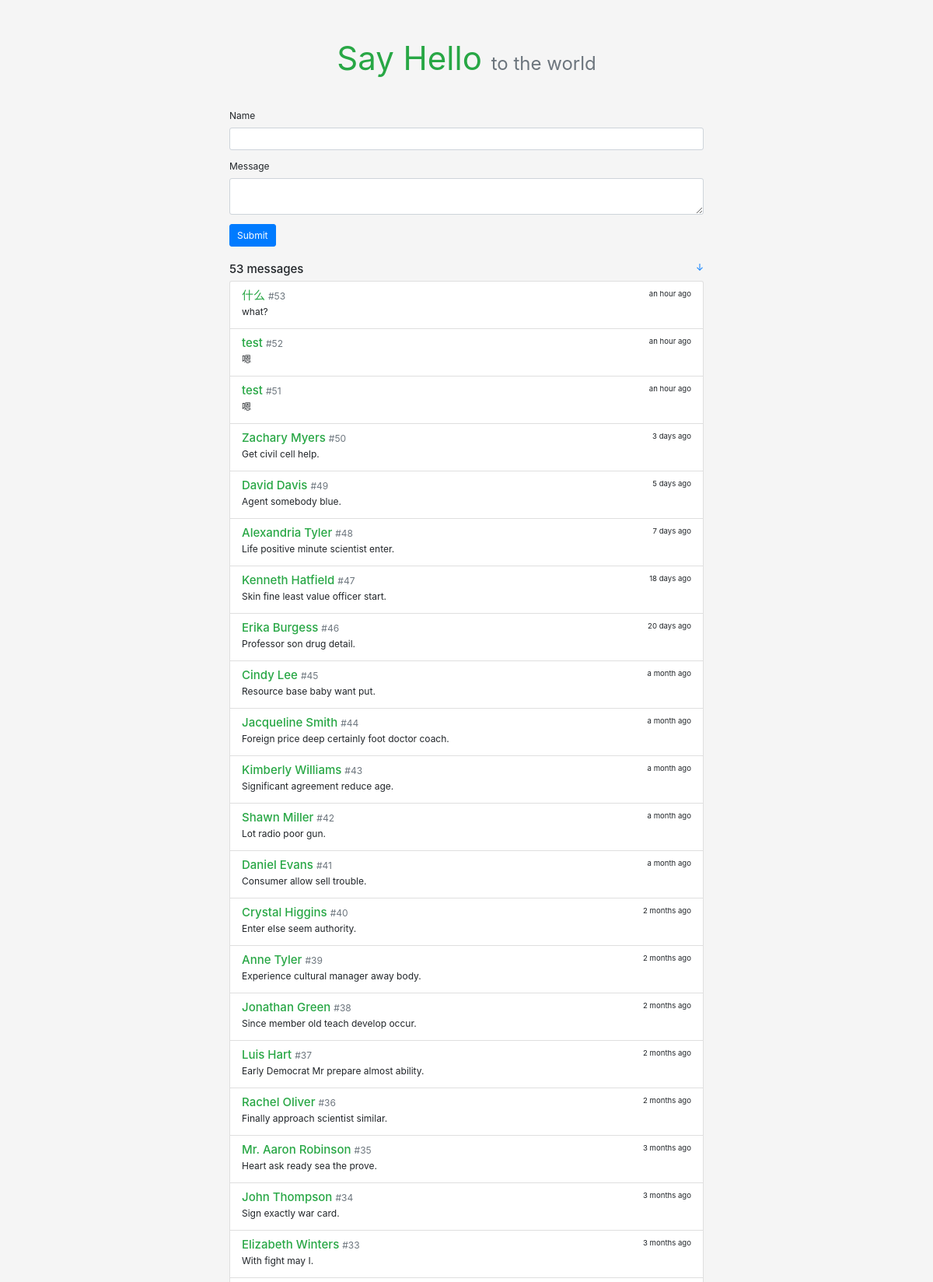
The page / (upper part) on the database its author committed.
### sayhello/models.py (models this page shows)
class Message(db.Model):
    id = db.Column(db.Integer, primary_key=True)
    body = db.Column(db.String(200))
    name = db.Column(db.String(20))
    timestamp = db.Column(db.DateTime, default=datetime.now, index=True)

### sayhello/views.py (the view, shortened to what this page needs)
@app.route('/', methods=['GET', 'POST'])
def index():
    form = HelloForm()
    messages = Message.query.order_by(Message.timestamp.desc()).all()
    return render_template('index.html', form=form, messages=messages)

### sayhello/forms.py
class HelloForm(FlaskForm):
    name = StringField('Name', validators=[DataRequired(), length(1, 20)])
    body = TextAreaField('Message', validators=[
                         DataRequired(), length(1, 200)])
    submit = SubmitField()

### sayhello/templates/index.html
{% extends 'base.html' %} {% from 'bootstrap/form.html' import render_form %} {%
block content %}
<div class="hello-form">
  {{ render_form(form, action=request.full_path) }}
</div>
<h5>
  {{ messages | length }} messages
  <small class="float-right">
    <a href="#bottom" title="Go Bottom">&darr;</a>
  </small>
</h5>
<div class="list-group">
  {% for message in messages %}
  <a class="list-group-item list-group-item-action flex-column">
    <div class="d-flex w-100 justify-content-between">
      <h5 class="mb-1 text-success">
        {{ message.name }}
        <small class="text-muted"> #{{ loop.revindex }}</small>
      </h5>
      <small
        data-toggle="tooltip"
        data-placement="top"
        data-timestamp="{{ message.timestamp.strftime('%Y-%m-%dT%H:%M:%SZ') }}"
        data-delay="500"
      >
        {{ moment(message.timestamp).fromNow(refresh=True) }}
      </small>
    </div>
    <p class="mb-1">{{ message.body }}</p>
  </a>
  {% endfor %}
</div>
{% endblock %}

### sayhello/templates/base.html (shortened to what this page needs)
<!DOCTYPE html>
<html lang="en" style="font-size: 12px;">
  <head>
    <link
      rel="stylesheet"
      href="{{ url_for('static', filename='css/bootstrap.min.css') }}"
      type="text/css"
    />
    <link
      rel="stylesheet"
      href="{{ url_for('static', filename='css/style.css') }}"
      type="text/css"
    />
  </head>
  <body>
    <main class="container">
      <header>
        <h1 class="text-center display-4">
          <a href="{{ url_for('index') }}" class="text-success"
            ><strong>Say Hello</strong></a
          >
          <small class="text-muted sub-title">to the world</small>
        </h1>
      </header>
       {% block content %}{% endblock %}
    </main>
  </body>
</html>

### sayhello/static/css/style.css (style rules this page uses)
body { background-color: rgb(245, 245, 245) !important; }
p { overflow-wrap: break-word; word-wrap: break-word; }
.container { max-width: 640px !important; }
.hello-form { margin-bottom: 20px; }
header { margin: 50px 0 40px 0; }
header h1 { font-size: 60px; font-weight: bold; }
.sub-title { font-size: 24px; }
header a { text-decoration: none !important; }

### rows shown on the page
Message: name "什么", timestamp "an hour ago", body "what?"
Message: name "test", timestamp "an hour ago", body "嗯"
Message: name "test", timestamp "an hour ago", body "嗯"
Message: name "Zachary Myers", timestamp "3 days ago", body "Get civil cell help."
Message: name "David Davis", timestamp "5 days ago", body "Agent somebody blue."
Message: name "Alexandria Tyler", timestamp "7 days ago", body "Life positive minute scientist enter."
Message: name "Kenneth Hatfield", timestamp "18 days ago", body "Skin fine least value officer start."
Message: name "Erika Burgess", timestamp "20 days ago", body "Professor son drug detail."
Message: name "Cindy Lee", timestamp "a month ago", body "Resource base baby want put."
Message: name "Jacqueline Smith", timestamp "a month ago", body "Foreign price deep certainly foot doctor coach."
Message: name "Kimberly Williams", timestamp "a month ago", body "Significant agreement reduce age."
Message: name "Shawn Miller", timestamp "a month ago", body "Lot radio poor gun."
Message: name "Daniel Evans", timestamp "a month ago", body "Consumer allow sell trouble."
Message: name "Crystal Higgins", timestamp "2 months ago", body "Enter else seem authority."
Message: name "Anne Tyler", timestamp "2 months ago", body "Experience cultural manager away body."
Message: name "Jonathan Green", timestamp "2 months ago", body "Since member old teach develop occur."
Message: name "Luis Hart", timestamp "2 months ago", body "Early Democrat Mr prepare almost ability."
Message: name "Rachel Oliver", timestamp "2 months ago", body "Finally approach scientist similar."
Message: name "Mr. Aaron Robinson", timestamp "3 months ago", body "Heart ask ready sea the prove."
Message: name "John Thompson", timestamp "3 months ago", body "Sign exactly war card."
Message: name "Elizabeth Winters", timestamp "3 months ago", body "With fight may I."

### other values the page prints
{{ messages | length }} "53"
